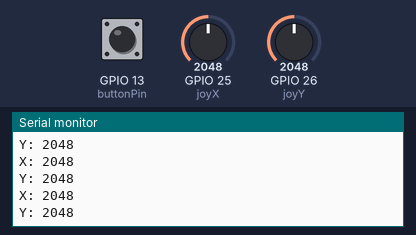
The program below on a simulated ESP32. Parts: the last lines printed to the serial monitor. The test bench sets the inputs (shaded band); at power-on: GPIO 25 (joyX) = 2048, GPIO 26 (joyY) = 2048, GPIO 13 (buttonPin) HIGH. USB keyboard and mouse output is not drawn.

Above: at 1.2 s.
1.3 s: GPIO 25 (joyX) set to 2866
At 1.31 s:
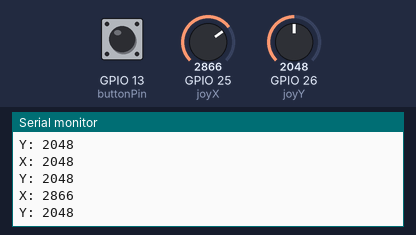
2.8 s: GPIO 26 (joyY) set to 2866
At 2.82 s:
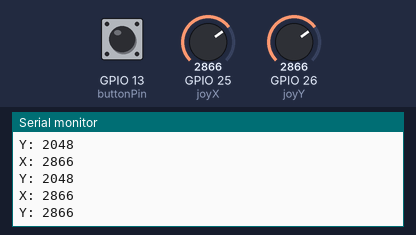
4.3 s: GPIO 25 (joyX) set to 3603
At 5.52 s:
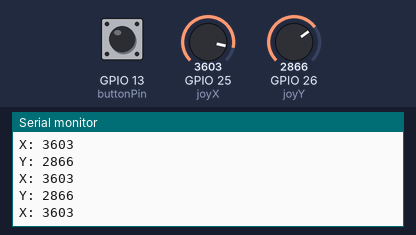
5.8 s: GPIO 26 (joyY) set to 3603
At 5.83 s:
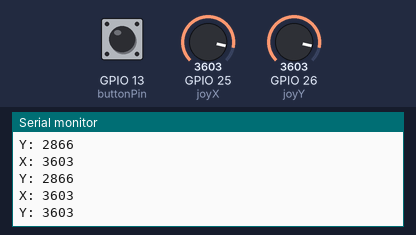
Timing chart, 0 to 8.3 s (numbered marks = the images above; inputs shaded):
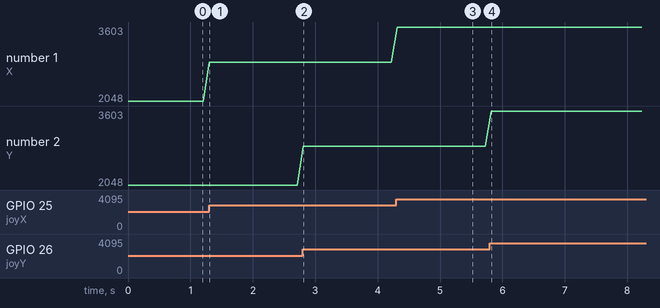

Measured:
- after the input at 1.3 s, the serial monitor: prints a new line at once (image 1)
- after the input at 2.8 s, the serial monitor: prints a new line at once (image 2)
- after the input at 4.3 s, the serial monitor: prints a new line at once (image 3)
- after the input at 5.8 s, the serial monitor: prints a new line at once (image 4)
- plotted number 1: 2048 → 2866 after the input at 1.3 s, 2866 → 3603 after the input at 4.3 s

The program:

main.cpp
```cpp
/*
@Title BLE keyboard, arcade button to phone
@Author Geert Roumen
@Institute Umeå Institute of Design
@Date 29-01-2020

@Hardware

Any ESP32 dev board would do, but I used the:
Geekworm EASY KIT ESP32-C1
https://geekworm.com/products/official-geekworm-esp32-development-board

Arcade button
Adafruit Large Arcade button white
https://www.adafruit.com/product/1192

D13       Button pin
3.3V      Connected to the other leg of the button

In this example sketch one single button will send a spacebar when being pressed.
*/
#include <Arduino.h>
#include <BleKeyboard.h>
// Se the name of the bluetooth keyboard (that shows up in the bluetooth menu of your device)
BleKeyboard bleKeyboard("Orions Connect");


const byte buttonPin = 13;

const byte joyY = 26;
const byte joyX = 25;

void JoyButtonPressed() {
  bleKeyboard.print(" ");
  // Serial.println("Spacebar");
}

int x = 0;
int y = 0;

void setup()
{


  Serial.begin(115200);
  Serial.println("Starting Device");

  Serial.println(analogRead(joyX));
  Serial.println(analogRead(joyY));
  // Begin BLE keyboard/start advertising
  bleKeyboard.begin();

  pinMode(buttonPin, INPUT_PULLUP);
  // Make a interupt
  attachInterrupt(digitalPinToInterrupt(buttonPin), JoyButtonPressed, RISING);
}

void loop()
{
  // Read the joystick values
  x = analogRead(joyX);
  y = analogRead(joyY);

  // Print the joystick values
  Serial.print("X: ");
  Serial.println(x);
  Serial.print("Y: ");
  Serial.println(y);


  // Simulate a keyboard if the joystick value is above a certain value
  if (x > 4000) {
    bleKeyboard.print("s");
    // Serial.println("s");
  }
  else if (x < 1000) {
    bleKeyboard.print("w");
    // Serial.println("w");
  }

  if (y > 4000) {
    bleKeyboard.print("d");
    // Serial.println("d");
  }
  else if (y < 1000) {
    bleKeyboard.print("a");
    // Serial.println("a");
  }


  // Delay to prevent the keyboard from spamming
  delay(100);


}
```
